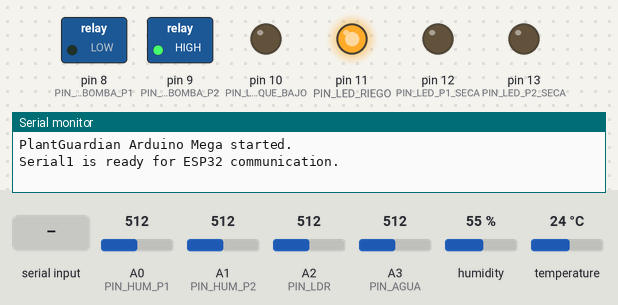
The sketch below on a simulated Arduino Mega 2560, built with avr-gcc and run on an emulated ATmega2560. Shown: switched loads named in the sketch (green lamp = pin HIGH), output pins drawn as LEDs (lit = HIGH), the last lines printed to the serial monitor. The test bench sets the inputs (shaded band); at power-on: A1 (PIN_HUM_P2) = 512, A0 (PIN_HUM_P1) = 512, A3 (PIN_AGUA) = 512, A2 (PIN_LDR) = 512, humidity 55 %, temperature 24 °C.

Above: at 1.2 s.
1.3 s: A1 (PIN_HUM_P2) set to 631
6.5 s: A1 (PIN_HUM_P2) set to 651
At 9.2 s:
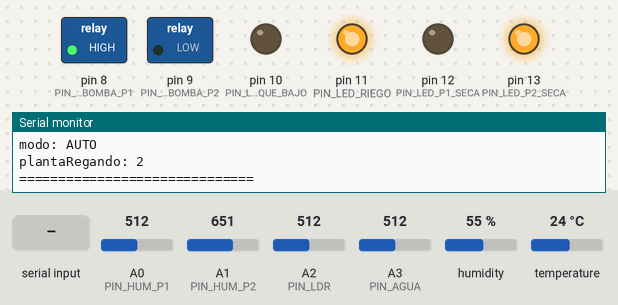
14.5 s: "WATER_P1\n" received over the second serial link
At 15.0 s:
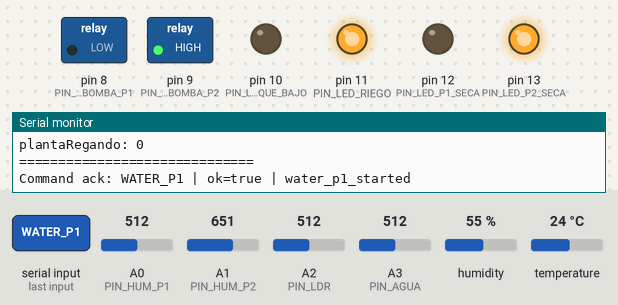
21.0 s: A0 (PIN_HUM_P1) set to 635
23.2 s: A0 (PIN_HUM_P1) set to 650
At 24.9 s:
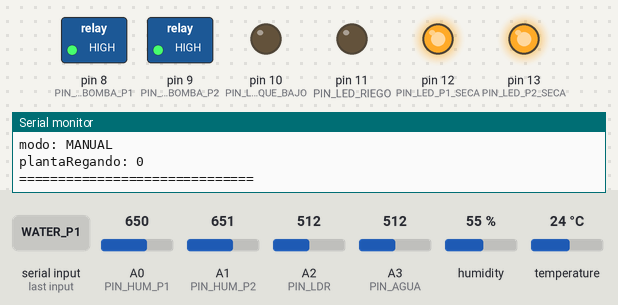
25.5 s: A3 (PIN_AGUA) set to 138
27.2 s: A3 (PIN_AGUA) set to 124
At 29.2 s:
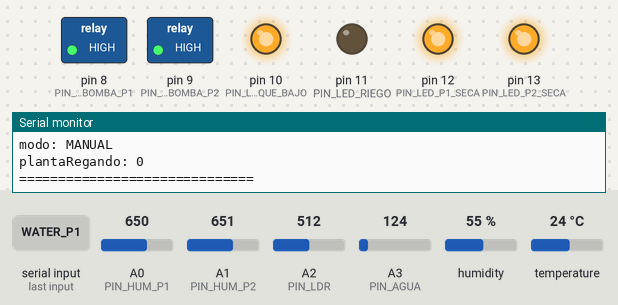
Timing chart, 0 to 30.5 s (numbered marks = the images above; inputs shaded):
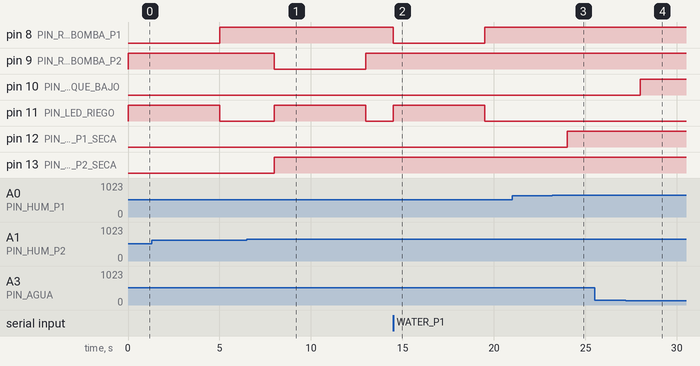

Measured:
- the behaviour switches between 642 and 643 on A1 (PIN_HUM_P2) (found by bisection; images 0 and 1)
- the behaviour switches between 642 and 643 on A0 (PIN_HUM_P1) (found by bisection; images 2 and 3)
- the behaviour switches between 130 and 129 on A3 (PIN_AGUA) (found by bisection; images 3 and 4)
- after the input at 6.5 s, pin 9 (PIN_RELAY_BOMBA_P2): HIGH → LOW after 1.5 s, → HIGH 5.0 s later; pin 11 (PIN_LED_RIEGO): LOW → HIGH after 1.5 s, → LOW 5.0 s later; pin 13 (PIN_LED_P2_SECA): LOW → HIGH after 1.5 s
- after the input at 14.5 s, pin 8 (PIN_RELAY_BOMBA_P1): HIGH → LOW at once, → HIGH 5.0 s later; pin 11 (PIN_LED_RIEGO): LOW → HIGH at once, → LOW 5.0 s later
- after the input at 23.2 s, pin 12 (PIN_LED_P1_SECA): LOW → HIGH after 0.80 s
- after the input at 27.2 s, pin 10 (PIN_LED_TANQUE_BAJO): LOW → HIGH after 0.80 s

The sketch:

PlantGuardianMega.ino
```cpp
#include <DHT.h>

// =====================================================
// DHT11 CONFIGURATION
// =====================================================

#define DHTPIN 2
#define DHTTYPE DHT11

DHT dht(DHTPIN, DHTTYPE);

// =====================================================
// SENSOR PINS
// =====================================================

const int PIN_HUM_P1 = A0;
const int PIN_HUM_P2 = A1;
const int PIN_LDR = A2;
const int PIN_AGUA = A3;

// =====================================================
// ACTUATOR PINS
// =====================================================

const int PIN_RELAY_BOMBA_P1 = 8;
const int PIN_RELAY_BOMBA_P2 = 9;

const int PIN_LED_TANQUE_BAJO = 10;
const int PIN_LED_RIEGO = 11;
const int PIN_LED_P1_SECA = 12;
const int PIN_LED_P2_SECA = 13;

// Most relay modules are active-low. Change to false if needed.
const bool RELAY_ACTIVE_LOW = true;

// =====================================================
// SENSOR CALIBRATION
// =====================================================

const int HUM_P1_SECO = 800;
const int HUM_P1_MOJADO = 350;

const int HUM_P2_SECO = 800;
const int HUM_P2_MOJADO = 350;

const int AGUA_VACIO = 0;
const int AGUA_LLENO = 650;

const int LDR_RAW_MIN = 0;
const int LDR_RAW_MAX = 850;
const bool LDR_INVERTIDO = false;

// =====================================================
// THRESHOLDS
// =====================================================

const int HUM_MIN_P1 = 35;
const int HUM_MIN_P2 = 35;
const int AGUA_MIN = 20;

const int LUZ_OSCURO_MAX = 45;
const int LUZ_MEDIA_MAX = 75;

// =====================================================
// TIMING
// =====================================================

const unsigned long TIEMPO_RIEGO_MS = 5000;
const unsigned long COOLDOWN_MS = 20000;
const unsigned long READ_INTERVAL_MS = 2000;
const unsigned long SEND_INTERVAL_MS = 2000;

const int COMMAND_MAX_LENGTH = 32;

// =====================================================
// SENSOR STATE
// =====================================================

int rawHumP1 = 0;
int rawHumP2 = 0;
int rawLuz = 0;
int rawAgua = 0;

int humP1 = 0;
int humP2 = 0;
int luzPct = 0;
int aguaPct = 0;

float tempAmb = 0.0;
float humAmb = 0.0;
bool dhtOk = false;

String estadoLuz = "";

// =====================================================
// CONTROL STATE
// =====================================================

bool autoMode = true;

bool planta1Seca = false;
bool planta2Seca = false;
bool tanqueBajo = false;

int plantaRegando = 0;
// 0 = none, 1 = plant 1, 2 = plant 2.

unsigned long irrigationStart = 0;
unsigned long lastWaterP1 = 0;
unsigned long lastWaterP2 = 0;
unsigned long lastRead = 0;
unsigned long lastSend = 0;

String commandBuffer = "";

// =====================================================
// HELPERS
// =====================================================

void setRelay(int pin, bool on) {
  if (RELAY_ACTIVE_LOW) {
    digitalWrite(pin, on ? LOW : HIGH);
  } else {
    digitalWrite(pin, on ? HIGH : LOW);
  }
}

int convertSoilToPercent(int rawValue, int dryValue, int wetValue) {
  int percent = map(rawValue, dryValue, wetValue, 0, 100);
  return constrain(percent, 0, 100);
}

int convertWaterToPercent(int rawValue) {
  int percent = map(rawValue, AGUA_VACIO, AGUA_LLENO, 0, 100);
  return constrain(percent, 0, 100);
}

int convertLdrToPercent(int rawValue) {
  int percent;

  if (LDR_INVERTIDO) {
    percent = map(rawValue, LDR_RAW_MIN, LDR_RAW_MAX, 100, 0);
  } else {
    percent = map(rawValue, LDR_RAW_MIN, LDR_RAW_MAX, 0, 100);
  }

  return constrain(percent, 0, 100);
}

void sendCommandAck(const String& command, bool ok, const char* message) {
  Serial1.print("{\"type\":\"command_ack\",\"command\":\"");
  Serial1.print(command);
  Serial1.print("\",\"ok\":");
  Serial1.print(ok ? 1 : 0);
  Serial1.print(",\"message\":\"");
  Serial1.print(message);
  Serial1.println("\"}");

  Serial.print("Command ack: ");
  Serial.print(command);
  Serial.print(" | ok=");
  Serial.print(ok ? "true" : "false");
  Serial.print(" | ");
  Serial.println(message);
}

// =====================================================
// PUMP CONTROL
// =====================================================

void stopIrrigation() {
  setRelay(PIN_RELAY_BOMBA_P1, false);
  setRelay(PIN_RELAY_BOMBA_P2, false);

  digitalWrite(PIN_LED_RIEGO, LOW);

  if (plantaRegando == 1) {
    lastWaterP1 = millis();
  }

  if (plantaRegando == 2) {
    lastWaterP2 = millis();
  }

  plantaRegando = 0;
}

bool startIrrigation(int planta) {
  if (planta != 1 && planta != 2) {
    return false;
  }

  if (tanqueBajo) {
    stopIrrigation();
    return false;
  }

  if (plantaRegando != 0) {
    return false;
  }

  plantaRegando = planta;
  irrigationStart = millis();

  if (planta == 1) {
    setRelay(PIN_RELAY_BOMBA_P1, true);
    setRelay(PIN_RELAY_BOMBA_P2, false);
  }

  if (planta == 2) {
    setRelay(PIN_RELAY_BOMBA_P1, false);
    setRelay(PIN_RELAY_BOMBA_P2, true);
  }

  digitalWrite(PIN_LED_RIEGO, HIGH);
  return true;
}

// =====================================================
// SENSOR READING
// =====================================================

void readSensors() {
  rawHumP1 = analogRead(PIN_HUM_P1);
  rawHumP2 = analogRead(PIN_HUM_P2);
  rawLuz = analogRead(PIN_LDR);
  rawAgua = analogRead(PIN_AGUA);

  humP1 = convertSoilToPercent(rawHumP1, HUM_P1_SECO, HUM_P1_MOJADO);
  humP2 = convertSoilToPercent(rawHumP2, HUM_P2_SECO, HUM_P2_MOJADO);
  luzPct = convertLdrToPercent(rawLuz);
  aguaPct = convertWaterToPercent(rawAgua);

  if (luzPct < LUZ_OSCURO_MAX) {
    estadoLuz = "OSCURO";
  } else if (luzPct < LUZ_MEDIA_MAX) {
    estadoLuz = "LUZ_MEDIA";
  } else {
    estadoLuz = "MUCHA_LUZ";
  }

  float t = dht.readTemperature();
  float h = dht.readHumidity();

  if (isnan(t) || isnan(h)) {
    dhtOk = false;
    Serial.println("DHT11 read failed. Keeping previous temperature and humidity.");
  } else {
    dhtOk = true;
    tempAmb = t;
    humAmb = h;
  }

  planta1Seca = humP1 < HUM_MIN_P1;
  planta2Seca = humP2 < HUM_MIN_P2;
  tanqueBajo = aguaPct < AGUA_MIN;

  digitalWrite(PIN_LED_P1_SECA, planta1Seca ? HIGH : LOW);
  digitalWrite(PIN_LED_P2_SECA, planta2Seca ? HIGH : LOW);
  digitalWrite(PIN_LED_TANQUE_BAJO, tanqueBajo ? HIGH : LOW);
}

// =====================================================
// AUTOMATIC IRRIGATION
// =====================================================

void controlIrrigation() {
  if (tanqueBajo) {
    stopIrrigation();
    return;
  }

  if (plantaRegando != 0) {
    if (millis() - irrigationStart >= TIEMPO_RIEGO_MS) {
      stopIrrigation();
    }
    return;
  }

  if (!autoMode) {
    return;
  }

  bool puedeRegarP1 = (lastWaterP1 == 0) || (millis() - lastWaterP1 > COOLDOWN_MS);
  bool puedeRegarP2 = (lastWaterP2 == 0) || (millis() - lastWaterP2 > COOLDOWN_MS);

  if (humP1 < HUM_MIN_P1 && puedeRegarP1) {
    startIrrigation(1);
    return;
  }

  if (humP2 < HUM_MIN_P2 && puedeRegarP2) {
    startIrrigation(2);
    return;
  }
}

// =====================================================
// COMMANDS FROM ESP32
// =====================================================

void processCommand(String cmd) {
  cmd.trim();
  cmd.toUpperCase();

  if (cmd.length() == 0) {
    return;
  }

  bool ok = false;
  const char* message = "unknown_command";

  if (cmd == "AUTO_ON") {
    autoMode = true;
    ok = true;
    message = "auto_mode_enabled";
  } else if (cmd == "AUTO_OFF") {
    autoMode = false;
    stopIrrigation();
    ok = true;
    message = "auto_mode_disabled";
  } else if (cmd == "WATER_P1") {
    autoMode = false;
    ok = startIrrigation(1);
    message = ok ? "water_p1_started" : "water_p1_rejected";
  } else if (cmd == "WATER_P2") {
    autoMode = false;
    ok = startIrrigation(2);
    message = ok ? "water_p2_started" : "water_p2_rejected";
  } else if (cmd == "STOP") {
    autoMode = false;
    stopIrrigation();
    ok = true;
    message = "irrigation_stopped";
  }

  sendCommandAck(cmd, ok, message);
}

void handleESP32Commands() {
  while (Serial1.available()) {
    char c = Serial1.read();

    if (c == '\n') {
      processCommand(commandBuffer);
      commandBuffer = "";
    } else if (c != '\r') {
      if (commandBuffer.length() < COMMAND_MAX_LENGTH) {
        commandBuffer += c;
      } else {
        commandBuffer = "";
      }
    }
  }
}

// =====================================================
// DATA TO ESP32
// =====================================================

void sendDataToESP32() {
  Serial1.print("{");

  Serial1.print("\"humP1\":");
  Serial1.print(humP1);
  Serial1.print(",");

  Serial1.print("\"humP2\":");
  Serial1.print(humP2);
  Serial1.print(",");

  Serial1.print("\"tempDHT11\":");
  Serial1.print(tempAmb, 1);
  Serial1.print(",");

  Serial1.print("\"humDHT11\":");
  Serial1.print(humAmb, 1);
  Serial1.print(",");

  Serial1.print("\"luz\":");
  Serial1.print(luzPct);
  Serial1.print(",");

  Serial1.print("\"estadoLuz\":\"");
  Serial1.print(estadoLuz);
  Serial1.print("\",");

  Serial1.print("\"agua\":");
  Serial1.print(aguaPct);
  Serial1.print(",");

  Serial1.print("\"planta1Seca\":");
  Serial1.print(planta1Seca ? 1 : 0);
  Serial1.print(",");

  Serial1.print("\"planta2Seca\":");
  Serial1.print(planta2Seca ? 1 : 0);
  Serial1.print(",");

  Serial1.print("\"tanqueBajo\":");
  Serial1.print(tanqueBajo ? 1 : 0);
  Serial1.print(",");

  Serial1.print("\"bombaP1\":");
  Serial1.print(plantaRegando == 1 ? 1 : 0);
  Serial1.print(",");

  Serial1.print("\"bombaP2\":");
  Serial1.print(plantaRegando == 2 ? 1 : 0);
  Serial1.print(",");

  Serial1.print("\"regando\":");
  Serial1.print(plantaRegando != 0 ? 1 : 0);
  Serial1.print(",");

  Serial1.print("\"plantaRegando\":");
  Serial1.print(plantaRegando);
  Serial1.print(",");

  Serial1.print("\"dhtOk\":");
  Serial1.print(dhtOk ? 1 : 0);
  Serial1.print(",");

  Serial1.print("\"modo\":\"");
  Serial1.print(autoMode ? "AUTO" : "MANUAL");
  Serial1.print("\"");

  Serial1.println("}");

  Serial.println("===== DATA SENT TO ESP32 =====");
  Serial.print("humP1: ");
  Serial.print(humP1);
  Serial.println(" %");
  Serial.print("humP2: ");
  Serial.print(humP2);
  Serial.println(" %");
  Serial.print("tempDHT11: ");
  Serial.print(tempAmb);
  Serial.println(" C");
  Serial.print("humDHT11: ");
  Serial.print(humAmb);
  Serial.println(" %");
  Serial.print("luz: ");
  Serial.print(luzPct);
  Serial.print(" % | ");
  Serial.println(estadoLuz);
  Serial.print("agua: ");
  Serial.print(aguaPct);
  Serial.println(" %");
  Serial.print("modo: ");
  Serial.println(autoMode ? "AUTO" : "MANUAL");
  Serial.print("plantaRegando: ");
  Serial.println(plantaRegando);
  Serial.println("==============================");
}

// =====================================================
// SETUP
// =====================================================

void setup() {
  Serial.begin(115200);
  Serial1.begin(9600);

  dht.begin();

  pinMode(PIN_RELAY_BOMBA_P1, OUTPUT);
  pinMode(PIN_RELAY_BOMBA_P2, OUTPUT);

  pinMode(PIN_LED_TANQUE_BAJO, OUTPUT);
  pinMode(PIN_LED_RIEGO, OUTPUT);
  pinMode(PIN_LED_P1_SECA, OUTPUT);
  pinMode(PIN_LED_P2_SECA, OUTPUT);

  stopIrrigation();

  digitalWrite(PIN_LED_TANQUE_BAJO, LOW);
  digitalWrite(PIN_LED_RIEGO, LOW);
  digitalWrite(PIN_LED_P1_SECA, LOW);
  digitalWrite(PIN_LED_P2_SECA, LOW);

  Serial.println("PlantGuardian Arduino Mega started.");
  Serial.println("Serial1 is ready for ESP32 communication.");
}

// =====================================================
// MAIN LOOP
// =====================================================

void loop() {
  handleESP32Commands();

  if (millis() - lastRead >= READ_INTERVAL_MS) {
    lastRead = millis();
    readSensors();
  }

  controlIrrigation();

  if (millis() - lastSend >= SEND_INTERVAL_MS) {
    lastSend = millis();
    sendDataToESP32();
  }
}
```
